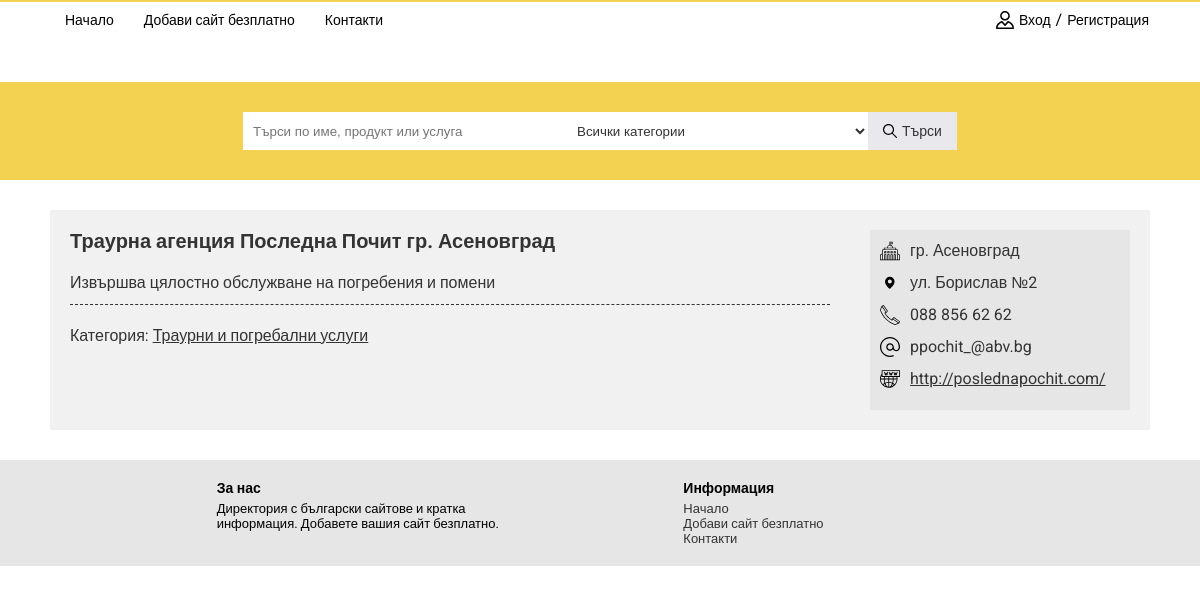
The page /details.php?n=1646577772.9331 on the database its author committed.
### tables this page shows
CREATE TABLE Websites (Id INTEGER PRIMARY KEY AUTOINCREMENT NOT NULL, Title VARCHAR (255) NOT NULL, CategoryId INT REFERENCES Categories (Id) ON DELETE RESTRICT ON UPDATE RESTRICT NOT NULL, Description TEXT NOT NULL, Url TEXT UNIQUE NOT NULL, DateCreated DATETIME NOT NULL, Active INTEGER NOT NULL DEFAULT (0), UserId INTEGER REFERENCES Users (Id) ON DELETE RESTRICT ON UPDATE RESTRICT NOT NULL, FullDescription TEXT, CityId INTEGER REFERENCES Cities (Id) ON DELETE RESTRICT ON UPDATE RESTRICT, Address VARCHAR (200), Phone VARCHAR (20), Email VARCHAR (50), Acronym VARCHAR (255) NOT NULL UNIQUE);

CREATE TABLE Categories (Id INTEGER PRIMARY KEY AUTOINCREMENT NOT NULL, Name VARCHAR (100) UNIQUE NOT NULL, Acronym VARCHAR (100) NOT NULL UNIQUE);

CREATE TABLE Cities (Id INTEGER PRIMARY KEY AUTOINCREMENT NOT NULL, Name VARCHAR (200) NOT NULL, Type INTEGER NOT NULL DEFAULT (1), PostCode VARCHAR (10) NOT NULL);

### public/details.php (the view, shortened to what this page needs)
<?php
$pdo = new PDO('sqlite:../private/bgwebdir.db');
$acronym = filter_input(INPUT_GET, 'n');
$website_q = $pdo->prepare("SELECT * FROM Websites WHERE Acronym = :acronym");
$website_q->execute([':acronym' => $acronym]);
$website = $website_q->fetch();
$category_q = $pdo->prepare("SELECT * FROM Categories WHERE Id = :id");
$category_q->execute([':id' => $website['CategoryId']]);
$category = $category_q->fetch();
include_once '../private/header.php';
?>
<main>
    <div>
        <div id="main-left" class="details-page">
            <h1><?php echo htmlspecialchars($website['Title']); ?></h1>
            <div><?php echo htmlspecialchars($website['Description']); ?></div>
            <div>Категория: <a href="/category.php?n=<?php echo $category['Acronym']; ?>"><?php echo $category['Name']; ?></a></div>
        </div>
        <div id="main-right">
            <div>
                <ul id="details-contacts">
                    <?php
                    if (mb_strlen($website['CityId']) > 0)
                    {
                        $city_q = $pdo->prepare("SELECT * FROM Cities WHERE Id = :id");
                        $city_q->execute([':id' => $website['CityId']]);
                        $city = $city_q->fetch();
                        ?>
                        <li><img src="/images/city.svg"> <?php echo $city['Type'] === '1' ? 'гр.' : 'с.'; ?>&nbsp;<i class="city"><?php echo mb_strtolower($city['Name']); ?></i></li>
                        <?php
                    }
                    if (mb_strlen($website['Address']) > 0)
                    {
                        ?>
                        <li><img src="/images/address.svg"> <?php echo htmlspecialchars($website['Address']); ?></li>
                        <?php
                    }
                    if (mb_strlen($website['Phone']) > 0)
                    {
                        ?>
                        <li><img src="/images/phone.svg"> <?php echo htmlspecialchars($website['Phone']); ?></li>
                        <?php
                    }
                    if (mb_strlen($website['Email']) > 0)
                    {
                        ?>
                        <li><img src="/images/email.svg"> <?php echo htmlspecialchars($website['Email']); ?></li>
                        <?php
                    }
                    if (mb_strlen($website['Url']) > 0)
                    {
                        ?>
                        <li><img src="/images/www.svg"> <a href="<?php echo $website['Url']; ?>" target="_blank"><?php echo $website['Url']; ?></a></li>
                        <?php
                    }
                    ?>
                </ul>
            </div>
        </div>
    </div>
</main>
<?php
include_once '../private/footer.php';
?>

### public/css/main.css (style rules this page uses)
html, body, div, span, object, iframe, h1, h2, h3, h4, h5, h6, p, blockquote, pre, abbr, address, cite, code, del, dfn, em, img, ins, kbd, q, samp, small, strong, sub, sup, var, b, i, dl, dt, dd, ol, ul, li, fieldset, form, label, legend, table, caption, tbody, tfoot, thead, tr, th, td, article, aside, canvas, details, figcaption, figure, footer, header, hgroup, menu, nav, section, summary, time, mark, audio, video { margin: 0; padding: 0; border: 0; outline: 0; font-size: 100%; vertical-align: baseline; background: transparent; font-style: normal; font-family: 'Roboto', sans-serif; }
body > main { display: flex; justify-content: center; color: #333; margin-top: 30px; line-height: 22px; }
body > main a { color: #333; }
body > main > div { display: flex; width: 1100px; background-color: #f1f1f1; }
#main-right { width: 300px; min-width: 300px; }
#main-right > div { margin: 20px; padding: 10px; background-color: #e6e6e7; }
#main-left { flex-grow: 2; padding: 20px; }
#main-left strong, #main-left h1 { display: block; font-size: 18px; margin-bottom: 10px; margin-top: 10px; }
#main-left strong:first-of-type, #main-left h1:first-of-type { margin-top: 0; }
#main-left h1 { font-size: 20px; }
.city { text-transform: capitalize; font-style: normal; }
#details-contacts { list-style-type: none; word-break: break-all; }
#details-contacts li { display: flex; align-items: center; margin-bottom: 10px; }
#details-contacts img { width: 20px; height: 20px; margin-right: 10px; }
#main-left.details-page div { border-top: 1px dashed #333; margin-top: 10px; padding-top: 10px; white-space: pre-wrap; }
#main-left.details-page div:first-of-type { border-top: none; }
#main-left.details-page div:last-of-type { padding-top: 20px; }

### rows shown on the page
websites: Title "Траурна агенция Последна Почит гр. Асеновград", Description "Извършва цялостно обслужване на погребения и помени", Address "ул. Борислав №2", Phone "088 856 62 62", Email "ppochit_@abv.bg", Url "http://poslednapochit.com/"
categories: Name "Траурни и погребални услуги"
cities: Name "Асеновград"
